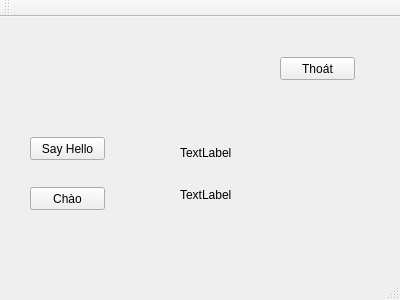
<?xml version="1.0" encoding="UTF-8"?>
<ui version="4.0">
 <class>MainWindow</class>
 <widget class="QMainWindow" name="MainWindow">
  <property name="geometry">
   <rect>
    <x>0</x>
    <y>0</y>
    <width>400</width>
    <height>300</height>
   </rect>
  </property>
  <property name="windowTitle">
   <string>MainWindow</string>
  </property>
  <widget class="QWidget" name="centralWidget">
   <widget class="QPushButton" name="Hello_Button">
    <property name="geometry">
     <rect>
      <x>30</x>
      <y>120</y>
      <width>75</width>
      <height>23</height>
     </rect>
    </property>
    <property name="text">
     <string>Say Hello</string>
    </property>
   </widget>
   <widget class="QPushButton" name="Chao_Button">
    <property name="geometry">
     <rect>
      <x>30</x>
      <y>170</y>
      <width>75</width>
      <height>23</height>
     </rect>
    </property>
    <property name="text">
     <string>Chào</string>
    </property>
   </widget>
   <widget class="QPushButton" name="it_Button">
    <property name="geometry">
     <rect>
      <x>280</x>
      <y>40</y>
      <width>75</width>
      <height>23</height>
     </rect>
    </property>
    <property name="text">
     <string>Thoát</string>
    </property>
   </widget>
   <widget class="QLabel" name="label">
    <property name="geometry">
     <rect>
      <x>180</x>
      <y>125</y>
      <width>91</width>
      <height>21</height>
     </rect>
    </property>
    <property name="text">
     <string>TextLabel</string>
    </property>
   </widget>
   <widget class="QLabel" name="label_2">
    <property name="geometry">
     <rect>
      <x>180</x>
      <y>170</y>
      <width>91</width>
      <height>16</height>
     </rect>
    </property>
    <property name="text">
     <string>TextLabel</string>
    </property>
   </widget>
  </widget>
  <widget class="QMenuBar" name="menuBar">
   <property name="geometry">
    <rect>
     <x>0</x>
     <y>0</y>
     <width>400</width>
     <height>21</height>
    </rect>
   </property>
  </widget>
  <widget class="QToolBar" name="mainToolBar">
   <attribute name="toolBarArea">
    <enum>TopToolBarArea</enum>
   </attribute>
   <attribute name="toolBarBreak">
    <bool>false</bool>
   </attribute>
  </widget>
  <widget class="QStatusBar" name="statusBar"/>
 </widget>
 <layoutdefault spacing="6" margin="11"/>
 <resources/>
 <connections/>
</ui>
